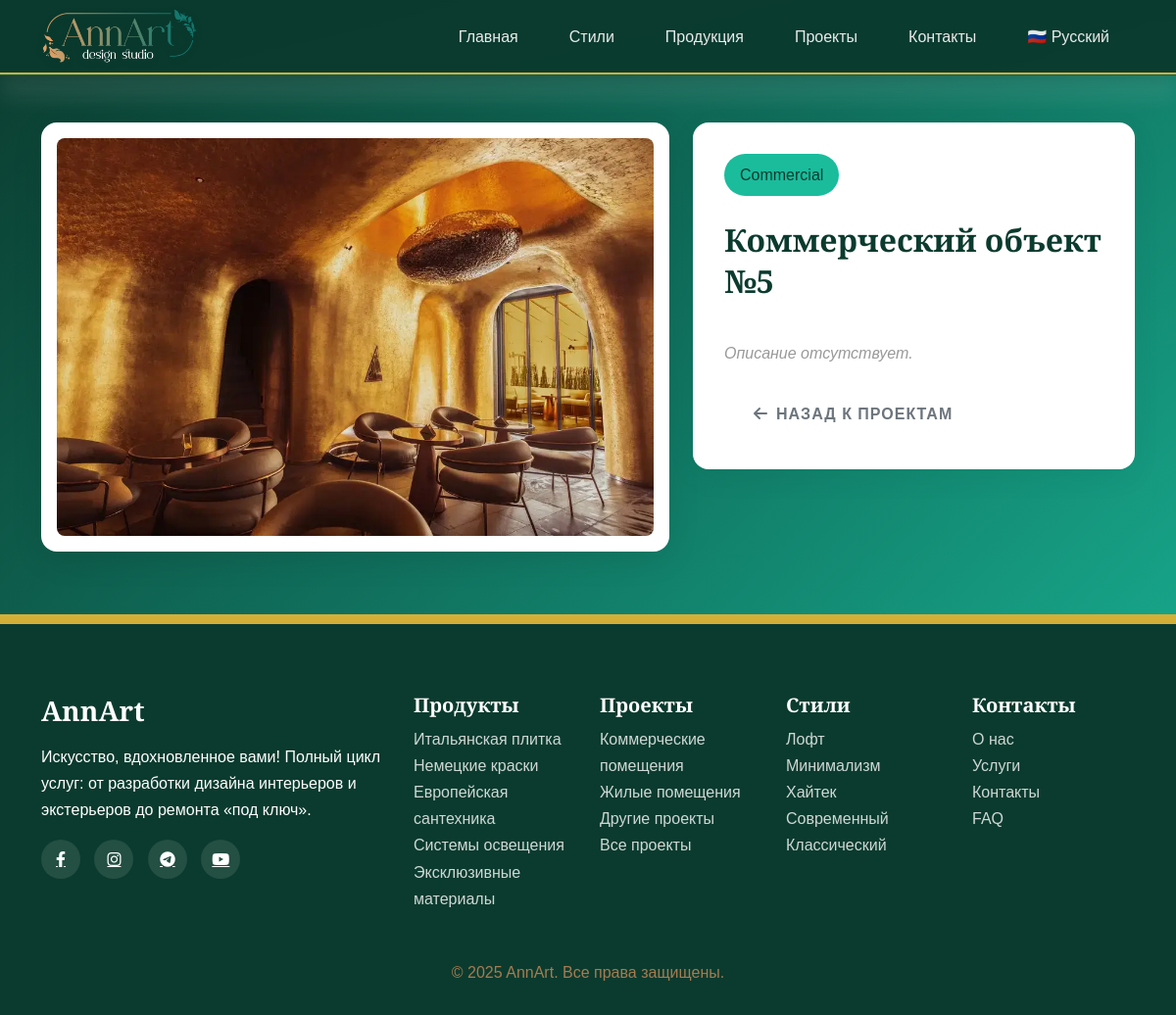
Before: /ru/projects/13 with the older database file.
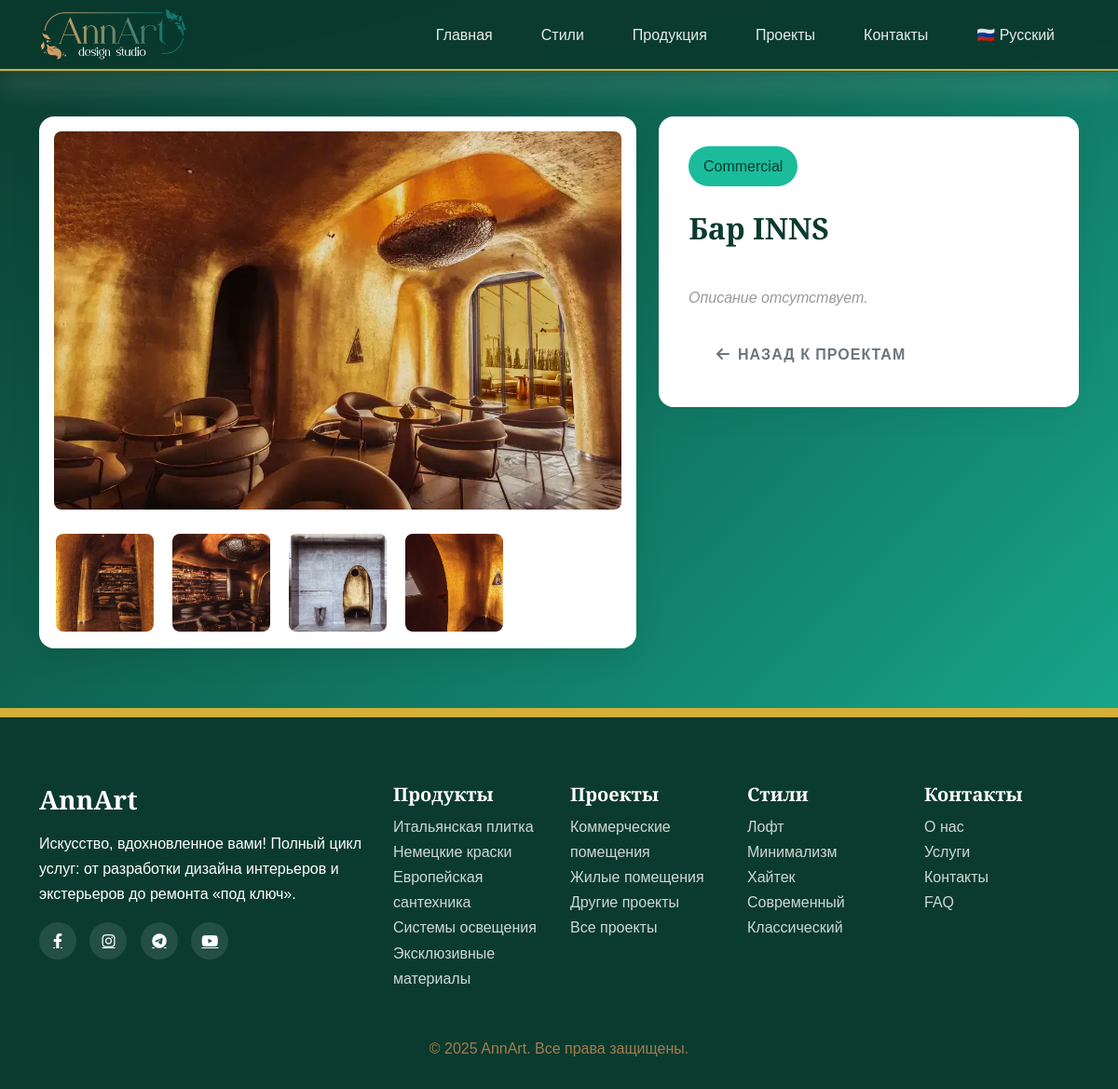
After: the same page with the newer database file.
### main/models.py (models this page shows, shortened)
class ProjectItem(models.Model):
    class ProjectType(models.TextChoices):
        COMMERCIAL = 'commercial', _('Коммерческие помещения')
        RESIDENTIAL = 'residential', _('Жилые помещения')
        OTHER = 'other', _('Другое')
    title = models.CharField(
        _('Название проекта'),
        max_length=255
    )
    description = models.TextField(
        _('Описание'),
        blank=True,
        null=True
    )
    image = models.ImageField(
        _('Изображение'),
        upload_to='projects/'
    )
    additional_images = models.ManyToManyField(ProjectImages, blank=True, verbose_name=_("Доп. изображения"))
    order = models.PositiveIntegerField(
        _('Порядок'),
        default=0,
        null=True,
        blank=True
    )
    category = models.CharField(
        _('Тип проекта'),
        max_length=20,
        choices=ProjectType.choices,
        default=ProjectType.OTHER,
    )
    square_meters = models.SmallIntegerField(
        _('Площадь (м²)'),
        null=True,
        blank=True
    )
    class Meta:
        verbose_name = _('Проект')
        verbose_name_plural = _('Проекты')
        ordering = ['order']

class ProjectImages(models.Model):
    name = models.CharField(
        _('Название'),
        max_length=100,
        null=True, blank=True
    )
    image = models.ImageField(upload_to='projects/', verbose_name="Доп. Фотографии")

### main/views.py (the view)
# urls.py: path('projects/<int:pk>', views.project_detail, name='project_detail'),
def project_detail(request, pk):
    project = get_object_or_404(ProjectItem, pk=pk)
    return render(request, 'project_detail.html', {'project': project})

### templates/project_detail.html (shortened to what this page needs)
{% extends 'base.html' %}
{% load static i18n %}
{% block extra_css %}
    <link rel="stylesheet" href="{% static 'css/material_detail.css' %}">
    <link rel="stylesheet" href="{% static 'css/products.css' %}">
{% endblock %}
{% block content %}
<section class="material-detail-section">
    <div class="container">
        <div class="row gx-4">
            <div class="col-lg-7 animate-fade-in" style="animation-delay: 0.1s;">
                <div class="main-image-container">
                    {% if project.image %}
                        <img src="{{ project.image.url }}" alt="{{ project.title }}" class="img-fluid" id="mainImage">
                    {% else %}
                        <img src="{% static 'images/default-material.jpg' %}" alt="Default image" class="img-fluid" id="mainImage">
                    {% endif %}
                    {% if project.additional_images.all %}
                        <div class="gallery-thumbnails">
                            {% for img in project.additional_images.all %}
                                <div class="thumbnail" onclick="changeMainImage('{{ img.image.url }}')">
                                    <img src="{{ img.image.url }}" alt="Доп. изображение {{ forloop.counter }}">
                                </div>
                            {% endfor %}
                        </div>
                    {% endif %}
                </div>
            </div>
            <div class="col-lg-5 animate-fade-in" style="animation-delay: 0.3s;">
                <div class="material-info">
                    <span class="category-badge">{{ project.category.title }}</span>
                    <h1 class="material-title">{{ project.title }}</h1>
                    {% if project.description %}
                        <div class="material-description">
                            {{ project.description|linebreaks }}
                        </div>
                    {% else %}
                        <p class="empty-description">{% trans "Описание отсутствует." %}</p>
                    {% endif %}
                    <div class="mt-4">
                        <a href="{% url 'projects' %}" class="btn btn-outline-secondary">
                            <i class="fas fa-arrow-left me-2"></i>{% trans "Назад к проектам" %}
                        </a>
                    </div>
                </div>
            </div>
        </div>
    </div>
</section>
{% endblock %}

Changed rows visible on the page:
changed ProjectItem "Commercial": image: a different picture; title "Коммерческий объект №5" → "Бар INNS"
added ProjectImages: image (picture)
added ProjectImages: image (picture)
added ProjectImages: image (picture)
added ProjectImages: image (picture)
